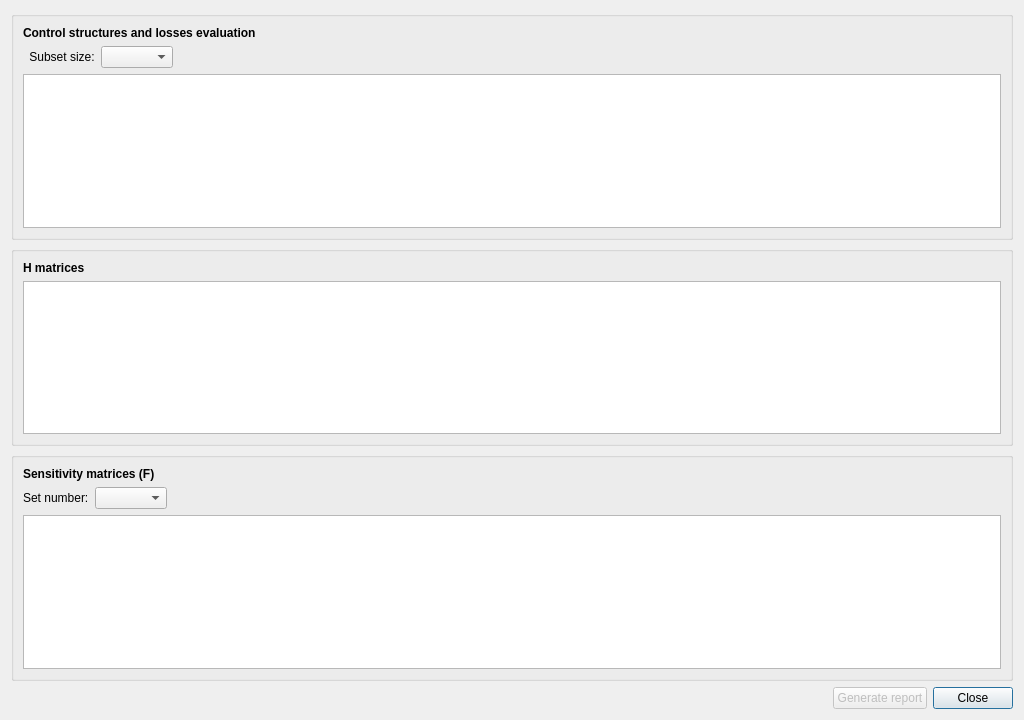
<?xml version="1.0" encoding="UTF-8"?>
<ui version="4.0">
 <class>Dialog</class>
 <widget class="QDialog" name="Dialog">
  <property name="geometry">
   <rect>
    <x>0</x>
    <y>0</y>
    <width>1024</width>
    <height>720</height>
   </rect>
  </property>
  <property name="windowTitle">
   <string>Dialog</string>
  </property>
  <layout class="QGridLayout" name="gridLayout">
   <item row="1" column="0" colspan="3">
    <widget class="QGroupBox" name="groupBox_2">
     <property name="title">
      <string/>
     </property>
     <layout class="QGridLayout" name="gridLayout_3">
      <item row="1" column="0">
       <widget class="QTableView" name="hMatrixTableView"/>
      </item>
      <item row="0" column="0">
       <widget class="QLabel" name="label_2">
        <property name="font">
         <font>
          <weight>75</weight>
          <bold>true</bold>
         </font>
        </property>
        <property name="text">
         <string>H matrices</string>
        </property>
       </widget>
      </item>
     </layout>
    </widget>
   </item>
   <item row="0" column="0" colspan="3">
    <widget class="QGroupBox" name="groupBox">
     <property name="title">
      <string/>
     </property>
     <layout class="QGridLayout" name="gridLayout_2">
      <item row="1" column="2">
       <widget class="QComboBox" name="subsetSizeComboBox"/>
      </item>
      <item row="1" column="1">
       <widget class="QLabel" name="label_4">
        <property name="text">
         <string>Subset size:</string>
        </property>
        <property name="alignment">
         <set>Qt::AlignCenter</set>
        </property>
       </widget>
      </item>
      <item row="1" column="3">
       <spacer name="horizontalSpacer_2">
        <property name="orientation">
         <enum>Qt::Horizontal</enum>
        </property>
        <property name="sizeHint" stdset="0">
         <size>
          <width>40</width>
          <height>20</height>
         </size>
        </property>
       </spacer>
      </item>
      <item row="2" column="0" colspan="4">
       <widget class="QTableView" name="lossesTableView">
        <property name="sortingEnabled">
         <bool>true</bool>
        </property>
       </widget>
      </item>
      <item row="0" column="0" colspan="4">
       <widget class="QLabel" name="label">
        <property name="font">
         <font>
          <weight>75</weight>
          <bold>true</bold>
         </font>
        </property>
        <property name="text">
         <string>Control structures and losses evaluation</string>
        </property>
       </widget>
      </item>
     </layout>
    </widget>
   </item>
   <item row="3" column="2">
    <widget class="QPushButton" name="closeDialogPushButton">
     <property name="text">
      <string>Close</string>
     </property>
    </widget>
   </item>
   <item row="3" column="1">
    <widget class="QPushButton" name="reportPushButton">
     <property name="enabled">
      <bool>false</bool>
     </property>
     <property name="text">
      <string>Generate report</string>
     </property>
    </widget>
   </item>
   <item row="3" column="0">
    <spacer name="horizontalSpacer">
     <property name="orientation">
      <enum>Qt::Horizontal</enum>
     </property>
     <property name="sizeHint" stdset="0">
      <size>
       <width>40</width>
       <height>20</height>
      </size>
     </property>
    </spacer>
   </item>
   <item row="2" column="0" colspan="3">
    <widget class="QGroupBox" name="groupBox_3">
     <property name="title">
      <string/>
     </property>
     <layout class="QGridLayout" name="gridLayout_4">
      <item row="1" column="1">
       <widget class="QComboBox" name="setNumberComboBox"/>
      </item>
      <item row="1" column="0">
       <widget class="QLabel" name="label_5">
        <property name="text">
         <string>Set number:</string>
        </property>
       </widget>
      </item>
      <item row="1" column="2">
       <spacer name="horizontalSpacer_3">
        <property name="orientation">
         <enum>Qt::Horizontal</enum>
        </property>
        <property name="sizeHint" stdset="0">
         <size>
          <width>40</width>
          <height>20</height>
         </size>
        </property>
       </spacer>
      </item>
      <item row="2" column="0" colspan="3">
       <widget class="QTableView" name="sensitivityTableView"/>
      </item>
      <item row="0" column="0" colspan="3">
       <widget class="QLabel" name="label_3">
        <property name="font">
         <font>
          <weight>75</weight>
          <bold>true</bold>
         </font>
        </property>
        <property name="text">
         <string>Sensitivity matrices (F)</string>
        </property>
       </widget>
      </item>
     </layout>
    </widget>
   </item>
  </layout>
 </widget>
 <resources/>
 <connections/>
</ui>
